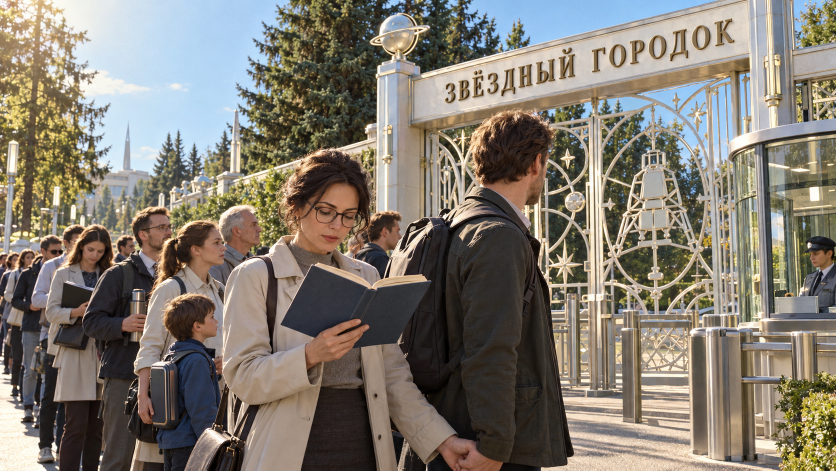
#> input picture assets/gen/s6_gpt3_b_0.png, 1672 x 941 px (shown at 1/2 size)
$ python _s6_led_zoom.py
#> lines starting #> are read from the running program, lines starting #| are printed output that depends on the picture
### _s6_clock_ab.py
# -*- coding: utf-8 -*-
"""Электронное табло-часы (диегетическое): семь сегментов, тёмная панель, тёплое свечение.
Проба размещения на плашке S6-B — 3 кандидата, лист-выборка (0 ₽, без генерации)."""
import os
from PIL import Image, ImageDraw, ImageFilter

HERE = os.path.dirname(os.path.abspath(__file__))

# сегменты: a верх, b верх-право, c низ-право, d низ, e низ-лево, f верх-лево, g середина
SEG = {
    '0': 'abcdef', '1': 'bc', '2': 'abged', '3': 'abgcd', '4': 'fgbc',
    '5': 'afgcd', '6': 'afgedc', '7': 'abc', '8': 'abcdefg', '9': 'abcfgd',
    ':': '',
}


def seg_poly(x, y, w, h, seg, t):
    """Полигон сегмента в рамке (x,y,w,h); t — толщина."""
    g = t * 0.42
    m = t / 2.0
    if seg == 'a':
        return [(x + m, y + m), (x + w - m, y + m), (x + w - m - t, y + t), (x + m + t, y + t)]
    if seg == 'd':
        return [(x + m + t, y + h - t), (x + w - m - t, y + h - t), (x + w - m, y + h - m), (x + m, y + h - m)]
    if seg == 'g':
        return [(x + m + t, y + h / 2 - g), (x + w - m - t, y + h / 2 - g),
                (x + w - m - t, y + h / 2 + g), (x + m + t, y + h / 2 + g)]
    if seg == 'f':
        return [(x + m, y + m), (x + t, y + t), (x + t, y + h / 2 - g), (x + m, y + h / 2 - g * 0.6)]
    if seg == 'b':
        return [(x + w - m, y + m), (x + w - t, y + t), (x + w - t, y + h / 2 - g),
                (x + w - m, y + h / 2 - g * 0.6)]
    if seg == 'e':
        return [(x + m, y + h / 2 + g * 0.6), (x + t, y + h / 2 + g), (x + t, y + h - t), (x + m, y + h - m)]
    if seg == 'c':
        return [(x + w - m, y + h / 2 + g * 0.6), (x + w - t, y + h / 2 + g),
                (x + w - t, y + h - t), (x + w - m, y + h - m)]
    return []


def draw_led_text(d, x, y, h, text, color, t_ratio=0.16):
    """Рисует текст семисегментными цифрами; возвращает ширину."""
    t = max(2, int(h * t_ratio))
    w = h * 0.56
    gap = h * 0.20
    cx = x
    for ch in text:
        if ch == ':':
            r = t * 0.75
            d.ellipse([cx + gap * 0.2, y + h * 0.28 - r, cx + gap * 0.2 + 2 * r, y + h * 0.28 + r], fill=color)
            d.ellipse([cx + gap * 0.2, y + h * 0.66 - r, cx + gap * 0.2 + 2 * r, y + h * 0.66 + r], fill=color)
            cx += gap + t * 1.2
            continue
        for s in SEG.get(ch, ''):
            d.polygon(seg_poly(cx, y, w, h, s, t), fill=color)
        cx += w + gap
    return cx - x - gap


def clock(base, box, text='06:07', color=(255, 96, 60)):
    """Панель-табло в box (x0,y0,x1,y1) с LED-цифрами и мягким свечением."""
    x0, y0, x1, y1 = box
    w, h = x1 - x0, y1 - y0
    pad = int(h * 0.16)
    # свечение позади
    glow = Image.new('RGBA', base.size, (0, 0, 0, 0))
    ImageDraw.Draw(glow).rounded_rectangle([x0 - pad, y0 - pad, x1 + pad, y1 + pad],
                                           radius=int(h * 0.2), fill=color + (70,))
    glow = glow.filter(ImageFilter.GaussianBlur(int(h * 0.28)))
    base = Image.alpha_composite(base.convert('RGBA'), glow).convert('RGB')
    d = ImageDraw.Draw(base)
    d.rounded_rectangle([x0, y0, x1, y1], radius=int(h * 0.16), fill=(16, 17, 20))
    d.rounded_rectangle([x0, y0, x1, y1], radius=int(h * 0.16), outline=(58, 60, 66), width=max(1, int(h * 0.05)))
    th = int(h * 0.52)
    tw = draw_led_text(d, 0, -1000, th, '00:00', color)  # измерить ширину
    x = x0 + (w - tw) / 2
    draw_led_text(d, x, y0 + (h - th) / 2, th, text, color)
    return base


# [34 lines left out: function preview, not called in this run]


# [2 lines that do not run on import are left out]

### _s6_led_zoom.py
# -*- coding: utf-8 -*-
"""Кроп C1/C2 в нативном разрешении: проверить, что цифры читаются как 06:07."""
import os
from PIL import Image

HERE = os.path.dirname(os.path.abspath(__file__))
import _s6_clock_ab as C

src = os.path.join(HERE, 'assets', 'gen', 's6_gpt3_b_0.png')
im = Image.open(src).convert('RGB').resize((2400, 1350), Image.LANCZOS)
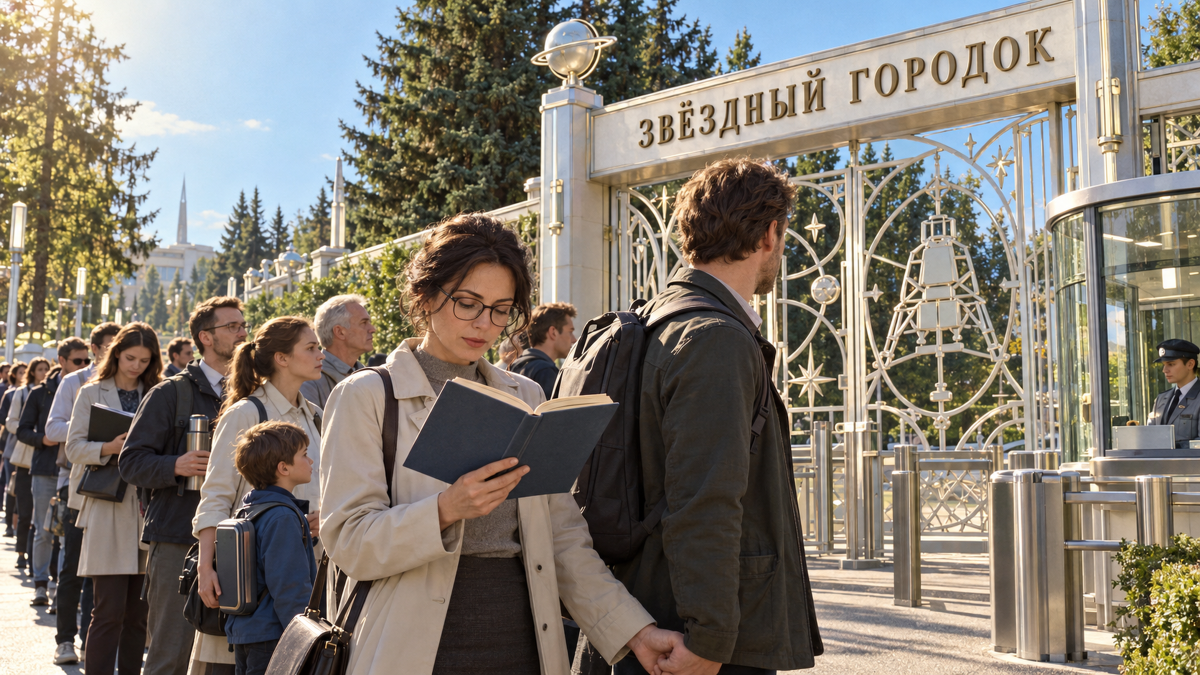
#> im: PIL image 2400x1350 RGB (shown at 1/2 size); mean R, G, B 130.1, 123, 112.6
for tag, box in (('c1', (1898, 322, 2108, 412)), ('c2', (1428, 430, 1600, 512))):
    v = C.clock(im.copy(), box)
    c = v.crop((box[0] - 90, box[1] - 70, box[2] + 90, box[3] + 70))
    c = c.resize((c.width * 3, c.height * 3), Image.LANCZOS)
    p = os.path.join(HERE, 'assets', 'review', '_s6_led_%s.png' % tag)
    c.save(p)
    print(p, c.size)
#> this loop made 2 passes
#> (tw in clock, x in clock) on passes 1 to 2: (148.2, 1928.9), (134.9, 1446.6)
#> pass 1, in clock, `glow = glow.filter(ImageFilter.GaussianBlur(int(h * 0.28)))`:
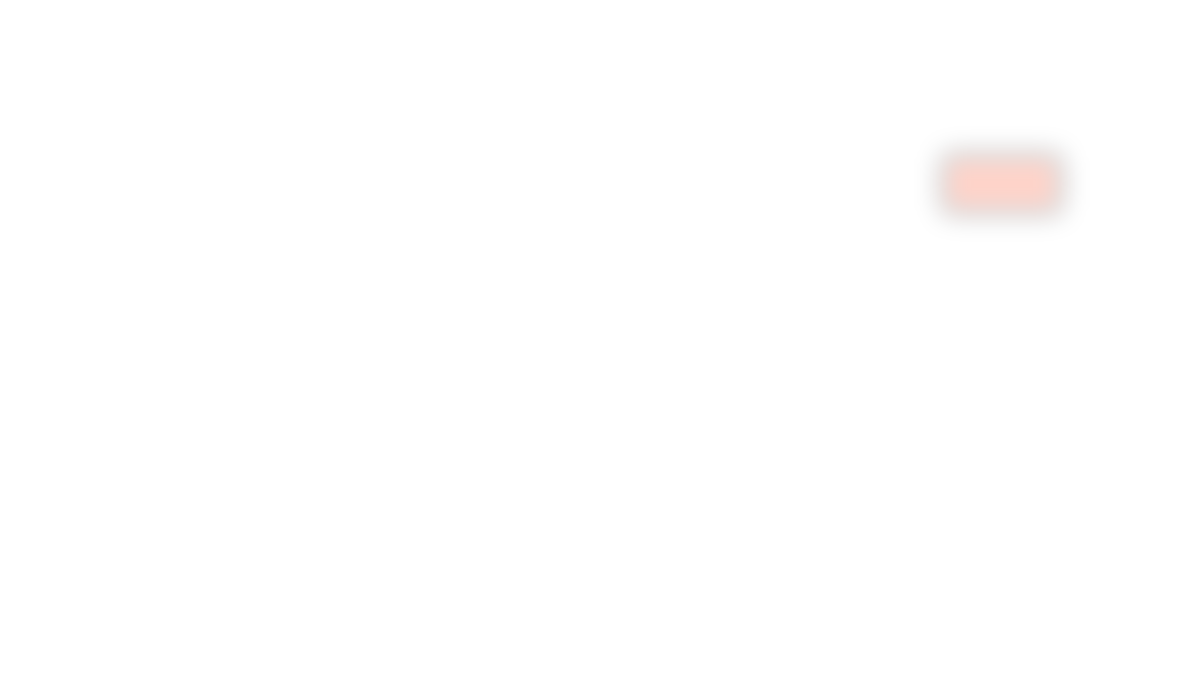
#> glow: PIL image 2400x1350 RGBA (shown at 1/2 size); mean R, G, B, A 2.2, 0.8, 0.5, 0.6; transparent parts drawn white
#> after the loop:
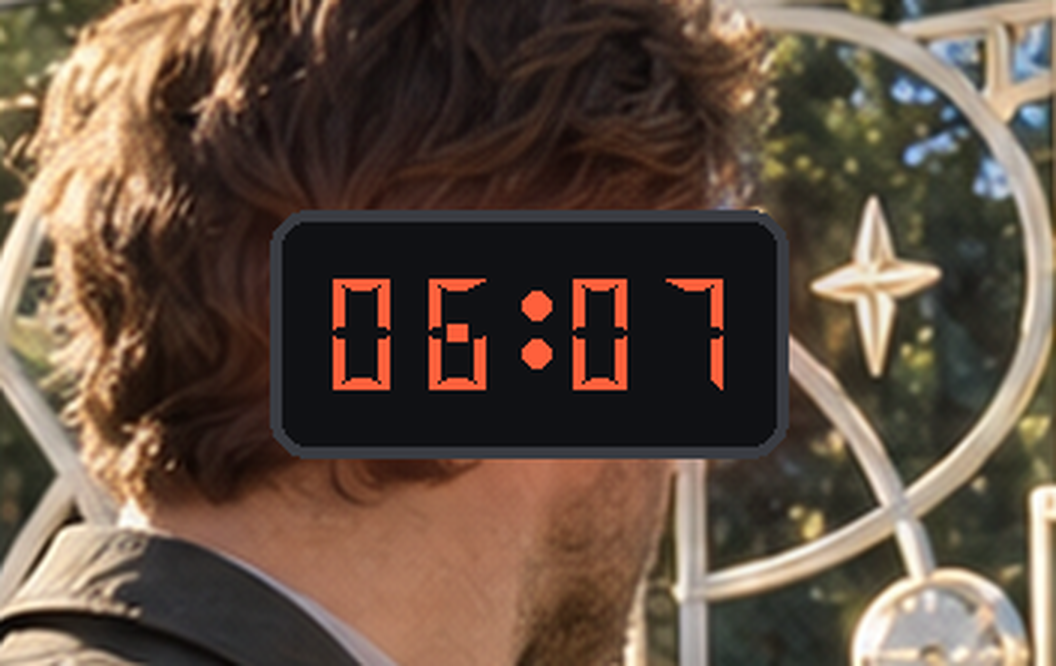
#> c: PIL image 1056x666 RGB; mean R, G, B 97.9, 80, 66.3

$ run again, with assets/gen/bg_reception_vn_0.png copied over assets/gen/s6_gpt3_b_0.png
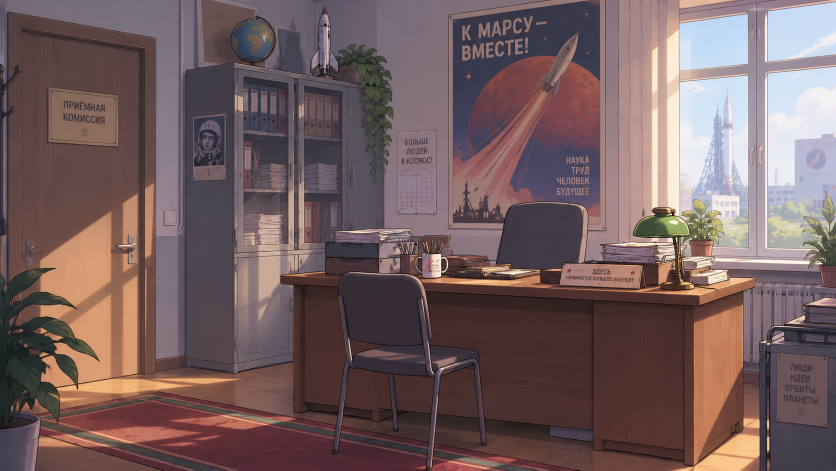
#> input picture assets/gen/bg_reception_vn_0.png, 1672 x 941 px (shown at 1/2 size)
#> the loop `for tag, box in (('c1', (1898, 322, 2108, 412)), ('c2', (1428, 430, 16..` made 2 passes
#> (tw in clock, x in clock) on passes 1 to 2: (148.2, 1928.9), (134.9, 1446.6)
#> after the loop `for tag, box in (('c1', (1898, 322, 2108, 412)), ('c2', (1428, 430, 16..`:
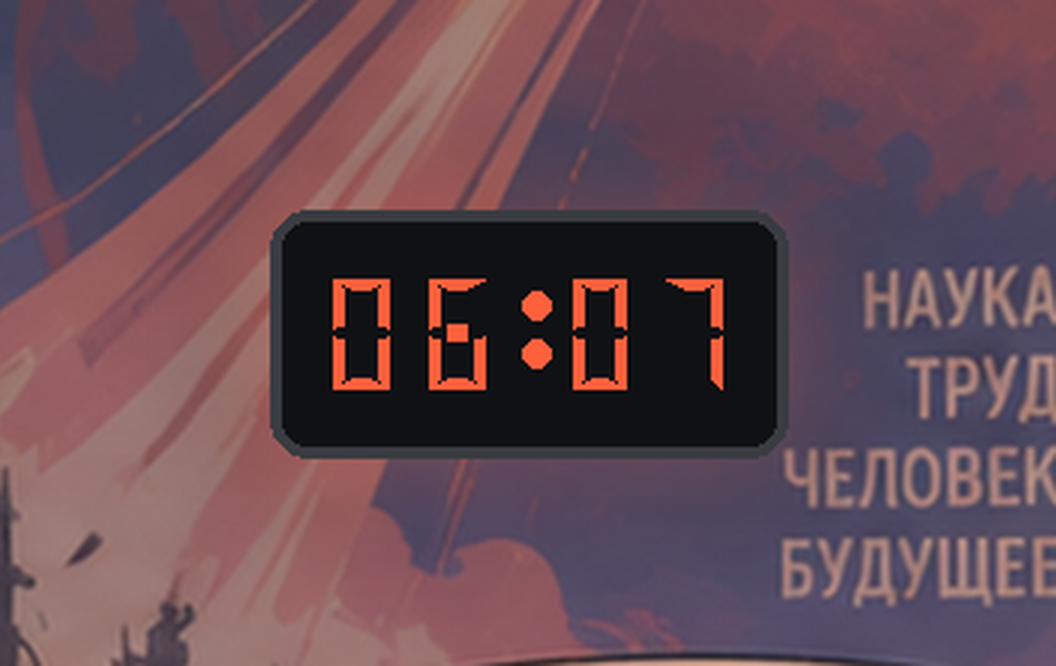
#> c: PIL image 1056x666 RGB; mean R, G, B 100.3, 73.1, 82.6

$ run again, with assets/gen/kate_overalls_0.png copied over assets/gen/s6_gpt3_b_0.png
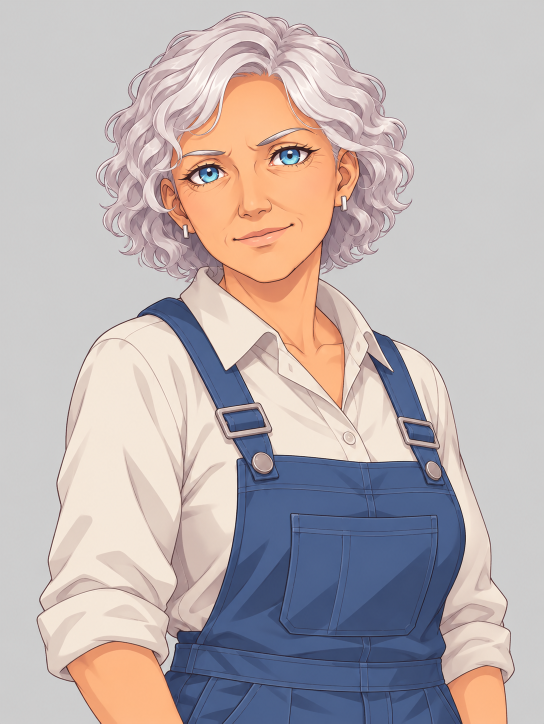
#> input picture assets/gen/kate_overalls_0.png, 1087 x 1447 px (shown at 1/2 size)
#> `im = Image.open(src).convert('RGB').resize((2400, 1350), Image.LANCZOS)`:
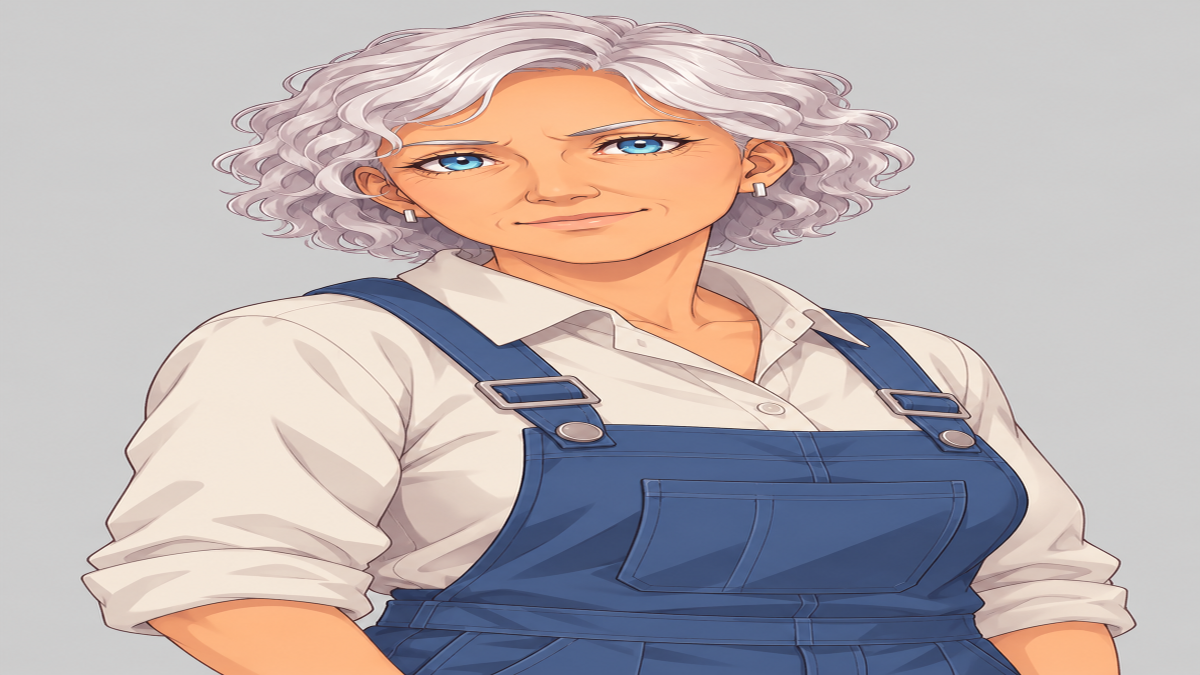
#> im: PIL image 2400x1350 RGB (shown at 1/2 size); mean R, G, B 188.1, 177.9, 177.9
#> the loop `for tag, box in (('c1', (1898, 322, 2108, 412)), ('c2', (1428, 430, 16..` made 2 passes
#> (tw in clock, x in clock) on passes 1 to 2: (148.2, 1928.9), (134.9, 1446.6)
#> after the loop `for tag, box in (('c1', (1898, 322, 2108, 412)), ('c2', (1428, 430, 16..`:
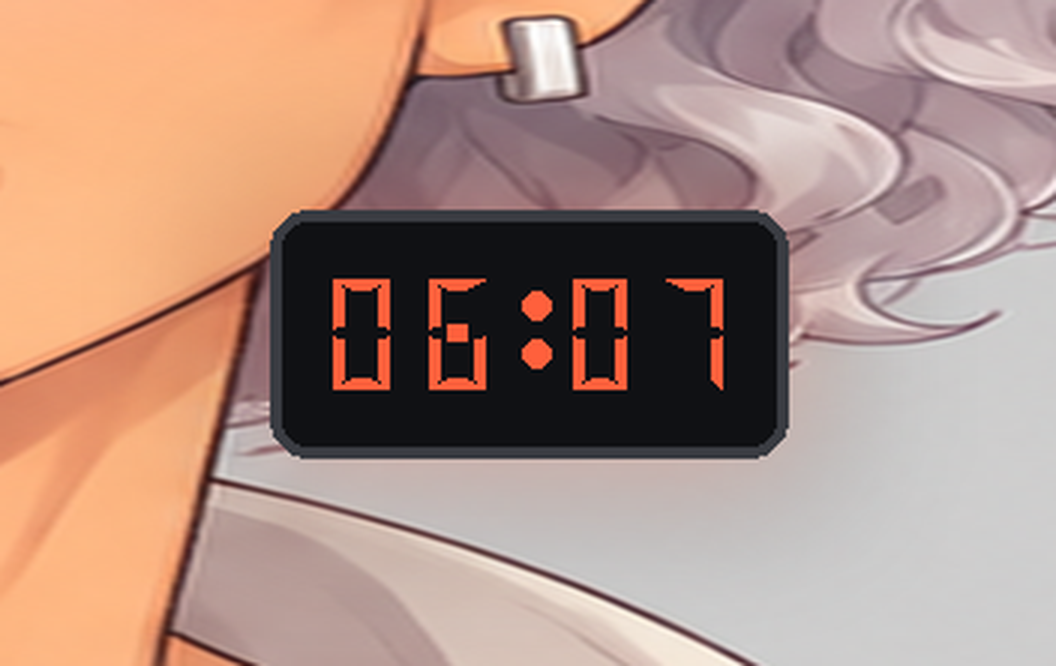
#> c: PIL image 1056x666 RGB; mean R, G, B 175.1, 143.8, 131

$ run again, with assets/gen/kate_reception_0.png copied over assets/gen/s6_gpt3_b_0.png
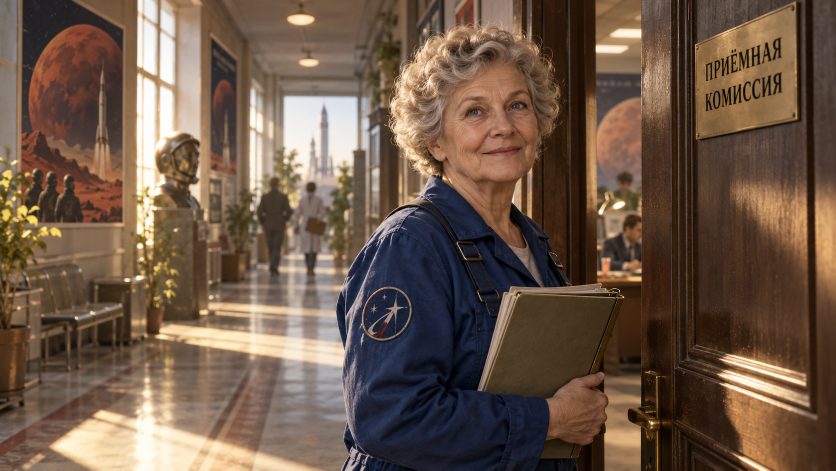
#> input picture assets/gen/kate_reception_0.png, 1672 x 941 px (shown at 1/2 size)
#> the loop `for tag, box in (('c1', (1898, 322, 2108, 412)), ('c2', (1428, 430, 16..` made 2 passes
#> (tw in clock, x in clock) on passes 1 to 2: (148.2, 1928.9), (134.9, 1446.6)
#> after the loop `for tag, box in (('c1', (1898, 322, 2108, 412)), ('c2', (1428, 430, 16..`:
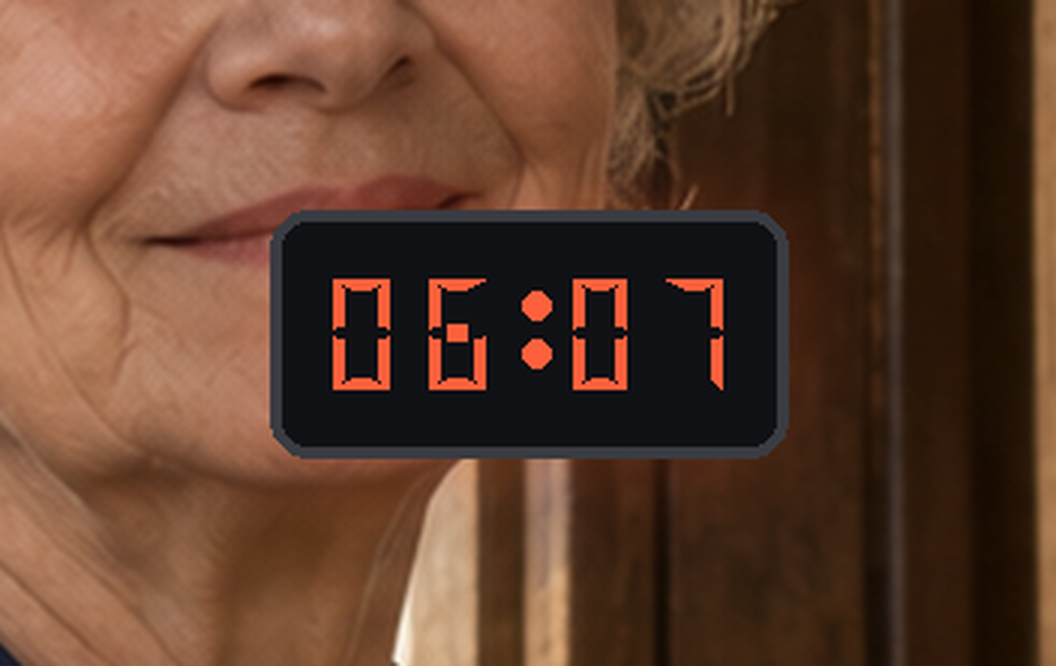
#> c: PIL image 1056x666 RGB; mean R, G, B 95.6, 62.9, 45.1
